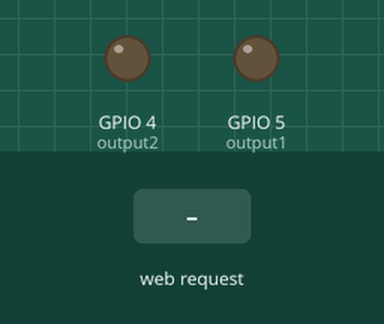
The sketch below on a simulated ESP8266 (NodeMCU). Parts: output pins drawn as LEDs (lit = HIGH). The inputs (shaded band) are chosen by the test bench. WiFi joins after 1.5 s; servers stay silent unless stated; what the sketch prints to the serial monitor is not drawn.

Above: at 2.7 s.
2.8 s: HTTP request GET /5/on received
At 3.2 s:
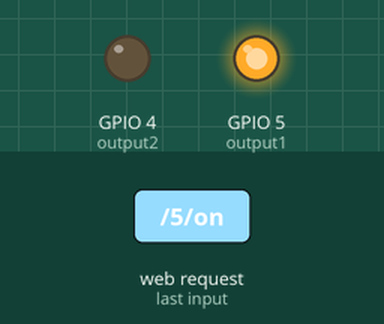
4.3 s: HTTP request GET /4/on received
At 5.5 s:
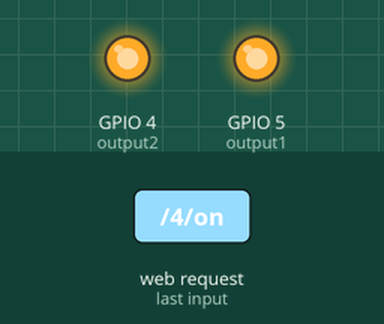
5.8 s: HTTP request GET /5/off received
At 6.7 s:
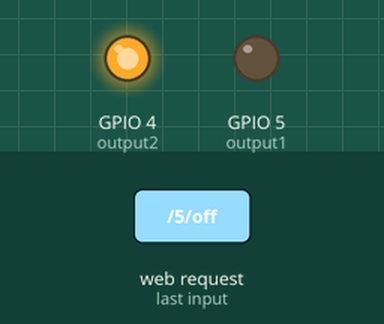
7.3 s: HTTP request GET /4/off received
At 7.9 s:
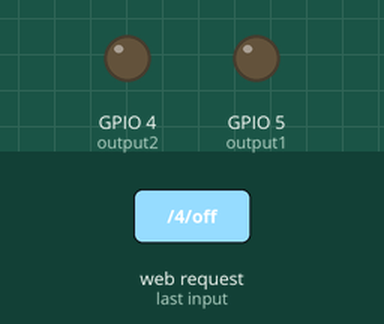
Timing chart, 0 to 9.8 s (numbered marks = the images above; inputs shaded):
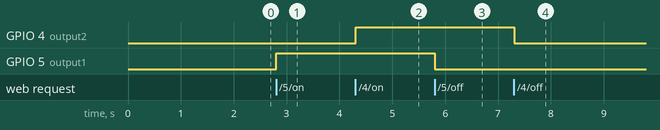

The sketch:

Esp8266_webserver.ino
```cpp
#include <ESP8266WiFi.h>

const char* ssid     = "";      // Replace with your network credentials
const char* password = "";

WiFiServer server(80); // Setting web server port number to 80

String header; // Variable to store the HTTP request

String op1 = "off";  // variables to store the current output state
String op2 = "off";

const int output1 = 5; // Assigning output variables to GPIO pins
const int output2 = 4;

unsigned long currentTime = millis(); // Current time
unsigned long previousTime = 0; // Previous time
const long timeoutTime = 2000;

void setup() {
  Serial.begin(115200);

  pinMode(output1, OUTPUT);
  pinMode(output2, OUTPUT);

  digitalWrite(output1, LOW); // Setting outputs to LOW
  digitalWrite(output2, LOW);


  Serial.print("Connecting to "); // Connecting to our Wi-Fi network with SSID and password
  Serial.println(ssid);
  WiFi.begin(ssid, password);
  while (WiFi.status() != WL_CONNECTED) {
    delay(500);
    Serial.print(".");
  }
  // To Print our local IP address and start web server
  Serial.println("");
  Serial.println("WiFi connected.");
  Serial.println("IP address: ");
  Serial.println(WiFi.localIP());
  server.begin();
}

void loop(){
  WiFiClient client = server.available();   // Listen for incoming clients

  if (client) {                             // If a new client connects,
    Serial.println("New Client Connected.");
    String currentLine = "";                // making a String to hold incoming data from the client
    currentTime = millis();
    previousTime = currentTime;
    while (client.connected() && currentTime - previousTime <= timeoutTime) { // loop while the client's connected
      currentTime = millis();
      if (client.available()) {             // if there's bytes to read from the client,
        char c = client.read();             // read a byte, then
        Serial.write(c);                    // print it out the serial monitor
        header += c;
        if (c == '\n') {                    // if the byte is a newline character
          // if the current line is blank, you got two newline characters in a row.(that's the end of the client HTTP request, so send a response:)

          if (currentLine.length() == 0) {
            // HTTP headers always start with a response code (e.g. HTTP/1.1 200 OK)
            // and a content-type so the client knows what's coming followed by a blank line:
            client.println("HTTP/1.1 200 OK");
            client.println("Content-type:text/html");
            client.println("Connection: close");
            client.println();

            // turns the GPIOs on and off
            if (header.indexOf("GET /5/on") >= 0) {
              Serial.println("GPIO 5 on");
              op1 = "on";
              digitalWrite(output1, HIGH);
            } else if (header.indexOf("GET /5/off") >= 0) {
              Serial.println("GPIO 5 off");
              op1 = "off";
              digitalWrite(output1, LOW);
            } else if (header.indexOf("GET /4/on") >= 0) {
              Serial.println("GPIO 4 on");
              op2 = "on";
              digitalWrite(output2, HIGH);
            } else if (header.indexOf("GET /4/off") >= 0) {
              Serial.println("GPIO 4 off");
              op2 = "off";
              digitalWrite(output2, LOW);
            }

            // Display the HTML web page
            client.println("<!DOCTYPE html><html>");
            client.println("<head><meta name=\"viewport\" content=\"width=device-width, initial-scale=1\">");
            client.println("<link rel=\"icon\" href=\"data:,\">");
            // CSS to style the on/off buttons

            client.println("<style>html { font-family: Helvetica; display: inline-block; margin: 0px auto; text-align: center;}");
            client.println(".button { background-color: #195B6A; border: none; color: white; padding: 16px 40px;");
            client.println("text-decoration: none; font-size: 30px; margin: 2px; cursor: pointer;}");
            client.println(".button2 {background-color: #77878A;}</style></head>");


            client.println("<body><h1>Welcome to blackalphaa</h1>");

            // Display current state, and ON/OFF buttons for GPIO 5
            client.println("<p>GPIO 5 - State " + op1 + "</p>");
            // If the output5State is off, it displays the ON button
            if (op1=="off") {
              client.println("<p><a href=\"/5/on\"><button class=\"button\">ON</button></a></p>");
            } else {
              client.println("<p><a href=\"/5/off\"><button class=\"button button2\">OFF</button></a></p>");
            }

            // Display current state, and ON/OFF buttons for GPIO 4
            client.println("<p>GPIO 4 - State " + op2 + "</p>");
            // If the output4State is off, it displays the ON button
            if (op2=="off") {
              client.println("<p><a href=\"/4/on\"><button class=\"button\">Switch ON</button></a></p>");
            } else {
              client.println("<p><a href=\"/4/off\"><button class=\"button button2\">Switch OFF</button></a></p>");
            }
            client.println("</body></html>");

            // The HTTP response ends with another blank line
            client.println();
            // Break out of the while loop
            break;
          } else { // if you got a newline, then clear currentLine
            currentLine = "";
          }
        } else if (c != '\r') {
          currentLine += c;
        }
      }
    }
    // Clear the header variable
    header = "";
    // Close the connection
    client.stop();
    Serial.println("Client disconnected.");
    Serial.println("");
  }
}
```

Measured:
- after the input at 2.8 s, GPIO 5 (output1): LOW → HIGH at once
- after the input at 4.3 s, GPIO 4 (output2): LOW → HIGH at once
- after the input at 5.8 s, GPIO 5 (output1): HIGH → LOW at once
- after the input at 7.3 s, GPIO 4 (output2): HIGH → LOW at once
